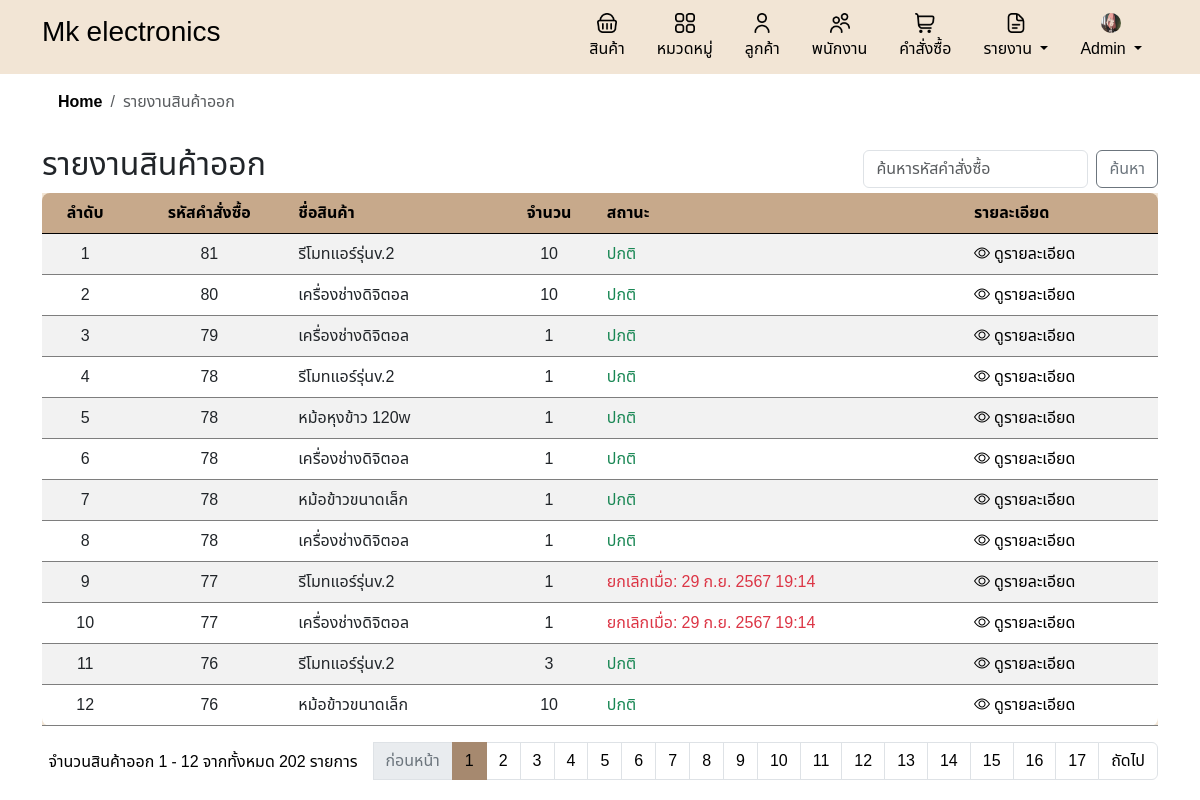
The app's page /report_stock_out.php (signed in) with its own data.
### tables this page shows
CREATE TABLE `companies` (
  `company_id` int(11) NOT NULL,
  `company_name` varchar(255) NOT NULL,
  `company_address` varchar(255) DEFAULT NULL,
  `company_phone` varchar(10) DEFAULT NULL,
  `company_email` varchar(100) DEFAULT NULL,
  `profile_image` varchar(255) DEFAULT NULL
);

CREATE TABLE `order_items` (
  `order_item_id` int(11) NOT NULL,
  `order_id` int(11) DEFAULT NULL,
  `product_id` int(11) DEFAULT NULL,
  `quantity` int(11) DEFAULT NULL,
  `total_price` decimal(10,2) DEFAULT NULL,
  `is_cancelled` tinyint(1) DEFAULT 0,
  `cancelled_at` datetime DEFAULT NULL
);

CREATE TABLE `products` (
  `product_id` int(11) NOT NULL,
  `product_name` varchar(255) NOT NULL,
  `description` text DEFAULT NULL,
  `price` decimal(10,2) NOT NULL,
  `quantity` int(11) NOT NULL,
  `category_id` int(11) DEFAULT NULL,
  `created_at` timestamp NOT NULL DEFAULT current_timestamp(),
  `image` varchar(255) DEFAULT NULL
);

### inc/functions.php (called while the page is built, shortened)
<?php
function formatThaiDate($timestamp, $short = false) {
    $thai_months = array(
        1 => 'ม.ค.', 'ก.พ.', 'มี.ค.', 'เม.ย.', 'พ.ค.', 'มิ.ย.',
        'ก.ค.', 'ส.ค.', 'ก.ย.', 'ต.ค.', 'พ.ย.', 'ธ.ค.'
    );
    $date = date('j', $timestamp);
    $month = $thai_months[date('n', $timestamp)];
    $year = date('Y', $timestamp) + 543;
    if ($short) {
        return "$date $month";
    } else {
        $time = date('H:i', $timestamp);
        return "$date $month $year $time";
    }
}
?>

### report_stock_out.php (the view, shortened to what this page needs)
<?php
include 'header.php';
include 'db.php';
include 'inc/links.php';
include 'inc/functions.php';
$search = isset($_GET['search']) ? $_GET['search'] : '';
$records_per_page = 12;
$current_page = isset($_GET['page']) ? intval($_GET['page']) : 1;
$offset = ($current_page - 1) * $records_per_page;
$sql = "SELECT order_items.order_item_id, order_items.order_id, products.product_name, order_items.quantity, order_items.is_cancelled, order_items.cancelled_at
        FROM order_items
        JOIN products ON order_items.product_id = products.product_id";
$sql .= " ORDER BY order_items.order_id DESC LIMIT ? OFFSET ?";
$stmt = $conn->prepare($sql);
if ($search) {
    $search_param = "%$search%";
    $stmt->bind_param("sii", $search_param, $records_per_page, $offset);
} else {
    $stmt->bind_param("ii", $records_per_page, $offset);
}
$stmt->execute();
$result = $stmt->get_result();
$count_sql = "SELECT COUNT(*) as total_records FROM order_items";
if ($search) {
    $count_sql .= " WHERE order_items.order_id LIKE ?";
    $count_stmt = $conn->prepare($count_sql);
    $count_stmt->bind_param("s", $search_param);
    $count_stmt->execute();
    $count_result = $count_stmt->get_result();
} else {
    $count_result = $conn->query($count_sql);
}
$total_records = $count_result->fetch_assoc()['total_records'];
$total_pages = ceil($total_records / $records_per_page);
?>
<!DOCTYPE html>
<html lang="th">
<head>
</head>
<body>
    <div class="container">
        <nav aria-label="breadcrumb">
            <ol class="breadcrumb breadcrumb-chevron p-3 rounded -3">
                <li class="breadcrumb-item">
                    <a class="link-body-emphasis fw-semibold text-decoration-none" href="home.php">Home</a>
                </li>
                <li class="breadcrumb-item active" aria-current="page">รายงานสินค้าออก</li>
            </ol>
        </nav>
        <div class="d-flex justify-content-between align-items-center">
            <h2>รายงานสินค้าออก</h2>
            <div class="d-flex flex-grow-1 justify-content-end align-items-center gap-2">
                <form class="d-flex m-0" action="" method="get">
                    <input class="form-control me-2" type="search" name="search" placeholder="ค้นหารหัสคำสั่งซื้อ"
                        aria-label="Search" value="<?php echo htmlspecialchars($search); ?>">
                    <button class="btn btn-outline-secondary custom-btn-t" type="submit">ค้นหา</button>
                </form>
            </div>
        </div>
        <div class="table-responsive">
            <table class="table table-striped">
                <thead>
                    <tr>
                        <th class='text-center'>ลำดับ</th>
                        <th class='text-center'>รหัสคำสั่งซื้อ</th>
                        <th>ชื่อสินค้า</th>
                        <th class='text-center'>จำนวน</th>
                        <th>สถานะ</th>
                        <th>รายละเอียด</th>
                    </tr>
                </thead>
                <tbody>
                    <?php
                    if ($result->num_rows > 0) {
                        $row_number = $offset + 1;
                        while ($row = $result->fetch_assoc()) {
                            $status = $row['is_cancelled']
                                ? '<span class="text-danger">ยกเลิกเมื่อ: ' . formatThaiDate(strtotime($row['cancelled_at'])) . '</span>'
                                : '<span class="text-success">ปกติ</span>';
                            echo "<tr>
                                    <td class = 'text-center'>{$row_number}</td>
                                    <td class = 'text-center'>{$row['order_id']}</td>
                                    <td>{$row['product_name']}</td>
                                    <td class = 'text-center'>{$row['quantity']}</td>
                                    <td>{$status}</td>
                                    <td>
                                        <a href='detail_order.php?order_id=" . $row['order_id'] . "' class='custom-link'>
                                            <i class='bi bi-eye'></i> ดูรายละเอียด
                                            </a>
                                    </tr>";
                            $row_number++;
                        }
                    } else {
                        echo "<tr><td colspan='6'>ไม่มีข้อมูลสินค้าออก</td></tr>";
                    }
                    ?>
                </tbody>
            </table>
            <nav aria-label="Page navigation example">
                <ul class="pagination justify-content-end">
                    <div class="mt-2 me-3">
                        <?php
                        $start_number = ($current_page - 1) * $records_per_page + 1;
                        $end_number = min($start_number + $records_per_page - 1, $total_records);
                        echo "จำนวนสินค้าออก $start_number - $end_number จากทั้งหมด $total_records รายการ";
                        ?>
                    </div>
                    <?php if ($current_page > 1): ?>
                        <li class="page-item">
                            <a class="page-link"
                                href="?page=<?php echo $current_page - 1; ?>&search=<?php echo urlencode($search); ?>">ก่อนหน้า</a>
                        </li>
                    <?php else: ?>
                        <li class="page-item disabled">
                            <a class="page-link">ก่อนหน้า</a>
                        </li>
                    <?php endif; ?>
                    <?php for ($i = 1; $i <= $total_pages; $i++): ?>
                        <li class="page-item <?php echo ($i == $current_page) ? 'active' : ''; ?>">
                            <a class="page-link" href="?page=<?php echo $i; ?>&search=<?php echo urlencode($search); ?>">
                                <?php echo $i; ?>
                            </a>
                        </li>
                    <?php endfor; ?>
                    <?php if ($current_page < $total_pages): ?>
                        <li class="page-item">
                            <a class="page-link"
                                href="?page=<?php echo $current_page + 1; ?>&search=<?php echo urlencode($search); ?>">ถัดไป</a>
                        </li>
                    <?php else: ?>
                        <li class="page-item disabled">
                            <a class="page-link">ถัดไป</a>
                        </li>
                    <?php endif; ?>
                </ul>
            </nav>
        </div>
    </div>
</body>
</html>

### header.php (shortened to what this page needs)
<?php
include 'db.php';
$sql = "SELECT profile_image FROM companies WHERE company_id = 1";
$result = $conn->query($sql);
$profile_image = 'default.png';
if ($result->num_rows > 0) {
    $row = $result->fetch_assoc();
    if (!empty($row['profile_image'])) {
        $profile_image = $row['profile_image'];
    }
}
?>
<div class="header-container">
    <div class="container">
        <div class="d-flex flex-wrap align-items-center justify-content-center justify-content-lg-start">
            <a href="home.php"
                class="d-flex align-items-center my-2 my-lg-0 me-lg-auto <?php echo basename($_SERVER['PHP_SELF']) == 'home.php' ? 'text-secondary active' : 'text-black'; ?> text-decoration-none">
                <h3>Mk electronics</h3>
            </a>
            <ul class="nav col-12 col-lg-auto my-2 justify-content-center my-md-0">
                <li>
                    <a href="product.php"
                        class="nav-link <?php echo basename($_SERVER['PHP_SELF']) == 'product.php' ? 'text-secondary active' : 'text-black'; ?>">
                        <img src="image/shopping-basket.png" class="bi d-block mx-auto mb-1 icon" width="20"
                            height="20">
                        สินค้า
                    </a>
                </li>
                <li>
                    <a href="category.php"
                        class="nav-link <?php echo basename($_SERVER['PHP_SELF']) == 'category.php' ? 'text-secondary active' : 'text-black'; ?>">
                        <img src="image/apps.png" class="bi d-block mx-auto mb-1 icon" width="20"
                            height="20">
                        หมวดหมู่
                    </a>
                </li>
                <li>
                    <a href="customer.php"
                        class="nav-link <?php echo basename($_SERVER['PHP_SELF']) == 'customer.php' ? 'text-secondary active' : 'text-black'; ?>">
                        <img src="image/user (1).png" class="bi d-block mx-auto mb-1 icon" width="20" height="20">
                        ลูกค้า
                    </a>
                </li>
                <?php if ($_SESSION['role'] === 'admin'): ?>
                    <li>
                        <a href="employee.php"
                            class="nav-link <?php echo basename($_SERVER['PHP_SELF']) == 'employee.php' ? 'text-secondary active' : 'text-black'; ?>">
                            <img src="image/users.png" class="bi d-block mx-auto mb-1 icon" width="20" height="20">
                            พนักงาน
                        </a>
                    </li>
                <?php endif; ?>
                <li>
                    <a href="order.php"
                        class="nav-link <?php echo basename($_SERVER['PHP_SELF']) == 'order.php' ? 'text-secondary active' : 'text-black'; ?>">
                        <img src="image/shopping-cart.png" class="bi d-block mx-auto mb-1 icon" width="20" height="20">
                        คำสั่งซื้อ
                    </a>
                </li>
                <?php if ($_SESSION['role'] === 'admin'): ?>
                    <li class="nav-item dropdown">
                        <a href="#"
                            class="nav-link dropdown-toggle <?php echo basename($_SERVER['PHP_SELF']) == 'report.php' ? 'text-secondary active' : 'text-black'; ?>"
                            id="dropdownReport" role="button" data-bs-toggle="dropdown" aria-expanded="false">
                            <img src="image/document.png" class="bi d-block mx-auto mb-1 icon" width="20" height="20">
                            รายงาน
                        </a>
                    </li>
                    <li class="nav-item dropdown">
                        <a href="#"
                            class="nav-link dropdown-toggle <?php echo basename($_SERVER['PHP_SELF']) == 'admin.php' ? 'text-secondary active' : 'text-black'; ?>"
                            id="dropdownProfile" role="button" data-bs-toggle="dropdown" aria-expanded="false">
                            <img src="uploads/<?php echo htmlspecialchars($profile_image); ?>"
                                class="bi d-block mx-auto mb-1 icon rounded-circle" width="20" height="20"
                                alt="Profile Image">
                            <?php echo ($_SESSION['role'] === 'admin') ? 'Admin' : 'User'; ?>
                        </a>
                    </li>
                <?php endif; ?>
            </ul>
        </div>
    </div>
</div>
</body>
</html>

### style.css (style rules this page uses)
* { font-family: "Noto Sans Thai", sans-serif; }
html { overflow-y: scroll; }
body { font-family: "Noto Sans Thai", sans-serif; background-color: #ffffff; }
.header-container { width: 100%; background-color: #F2E5D5; padding: 5px; }
.table { width: 100%; margin-bottom: 1rem; color: #212529; background-color: #F2E5D5; overflow: hidden; }
.table td, .table th { background-color: #F2E5D5; border-color: #7e7e7e; }
.table-striped tbody tr:nth-of-type(odd) { background-color: rgba(242, 229, 213, 0.5); }
.table th, .table td { padding: 0.75rem; vertical-align: top; border-top: 1px solid #ffffff; text-align: left; }
.table thead th { vertical-align: bottom; border-bottom: 1px solid #000000; background-color: #C7A98B; color: #000; }
.table thead th:first-child { border-top-left-radius: 8px; }
.table thead th:last-child { border-top-right-radius: 8px; }
.table tbody tr:last-child td:first-child { border-bottom-left-radius: 8px; }
.table tbody tr:last-child td:last-child { border-bottom-right-radius: 8px; }
.table-responsive { display: block; width: 100%; overflow-x: auto; -webkit-overflow-scrolling: touch; -ms-overflow-style: -ms-autohiding-scrollbar; }
.custom-btn-t { background-color: #C7A98B; color: #000000; border: none; }
.pagination { color: #000; }
.page-item.active .page-link { background-color: #A6896F; border-color: #A6896F; color: #000000; }
.page-item .page-link { color: #000000; }
.page-item.disabled .page-link { color: #6c757d; }
.custom-link { color: #000; text-decoration: none; }
body { margin-bottom: 20px; padding: 0; background-color: #f8f9fa; }
.table th, .table td { vertical-align: middle; }
html, body { height: 100%; }

### records on screen
companies: profile_image (picture)
order_items: order "81", product.product_name "รีโมทแอร์รุ่นv.2", quantity "10", is_cancelled "ปกติ"
order_items: order "80", product.product_name "เครื่องช่างดิจิตอล", quantity "10", is_cancelled "ปกติ"
order_items: order "79", product.product_name "เครื่องช่างดิจิตอล", quantity "1", is_cancelled "ปกติ"
order_items: order "78", product.product_name "รีโมทแอร์รุ่นv.2", quantity "1", is_cancelled "ปกติ"
order_items: order "78", product.product_name "หม้อหุงข้าว 120w", quantity "1", is_cancelled "ปกติ"
order_items: order "78", product.product_name "เครื่องช่างดิจิตอล", quantity "1", is_cancelled "ปกติ"
order_items: order "78", product.product_name "หม้อข้าวขนาดเล็ก", quantity "1", is_cancelled "ปกติ"
order_items: order "78", product.product_name "เครื่องช่างดิจิตอล", quantity "1", is_cancelled "ปกติ"
order_items: order "77", product.product_name "รีโมทแอร์รุ่นv.2", quantity "1", cancelled_at "29 ก.ย. 2567 19:14"
order_items: order "77", product.product_name "เครื่องช่างดิจิตอล", quantity "1", cancelled_at "29 ก.ย. 2567 19:14"
order_items: order "76", product.product_name "รีโมทแอร์รุ่นv.2", quantity "3", is_cancelled "ปกติ"
order_items: order "76", product.product_name "หม้อข้าวขนาดเล็ก", quantity "10", is_cancelled "ปกติ"

### other values on screen
$start_number "1"
$end_number "12"
$total_records "202"
